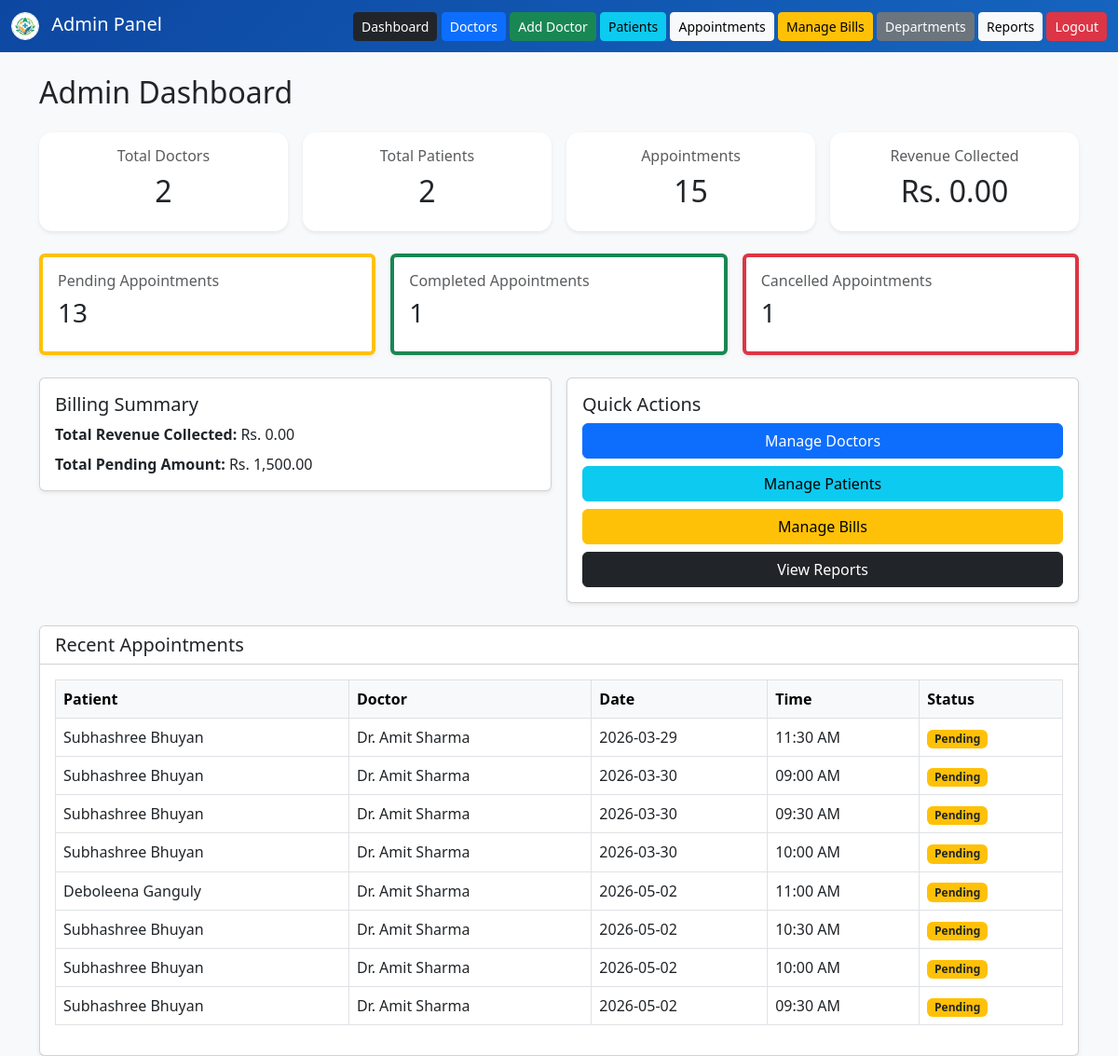
/admin/dashboard.php (signed in), run on an earlier commit of the app's database.
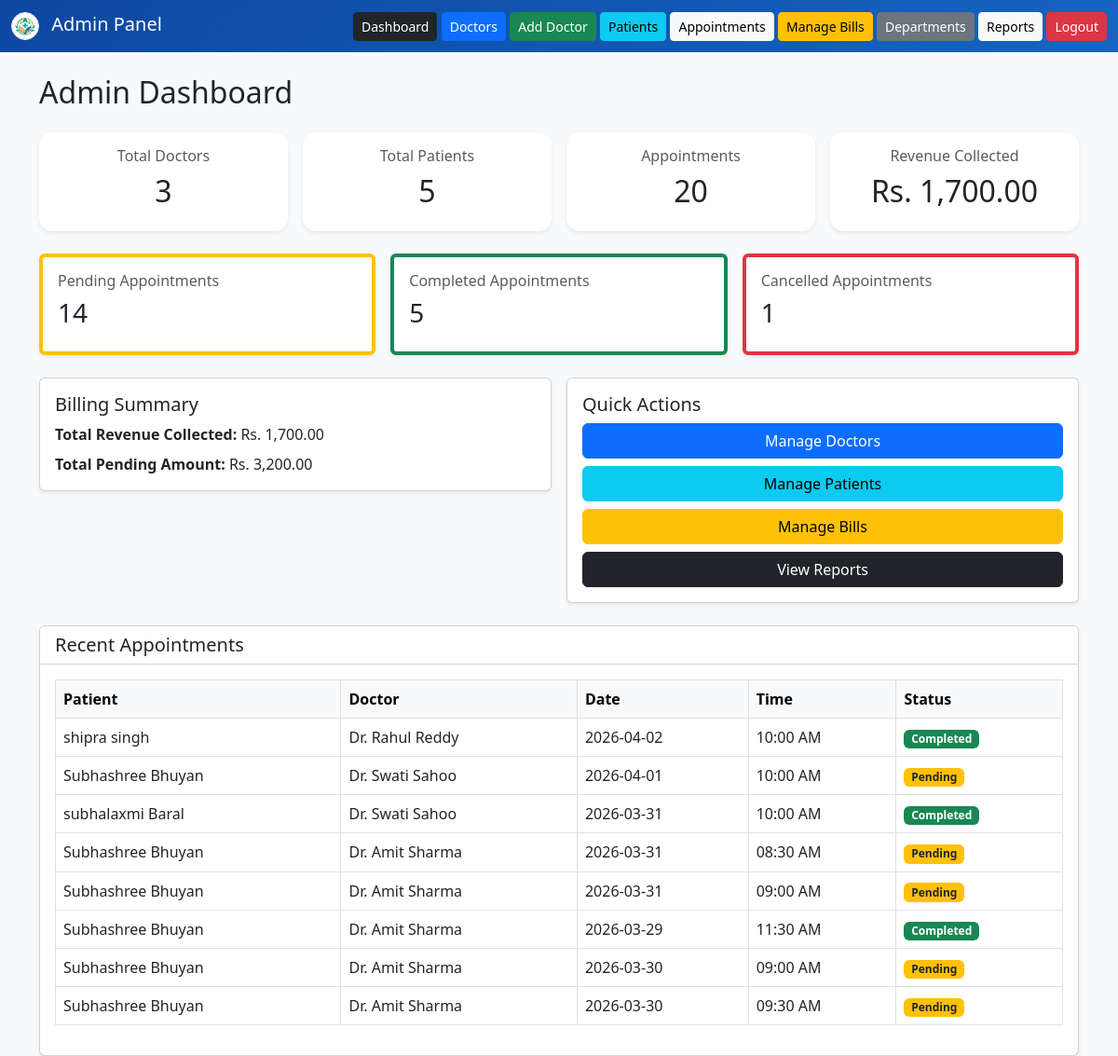
And on a later commit of the database.
### tables this page shows
CREATE TABLE `appointments` (
  `appointment_id` int(11) NOT NULL,
  `patient_id` int(11) DEFAULT NULL,
  `doctor_id` int(11) DEFAULT NULL,
  `appointment_date` date DEFAULT NULL,
  `appointment_time` time DEFAULT NULL,
  `status` enum('Pending','Completed','Cancelled') DEFAULT 'Pending',
  `created_at` timestamp NOT NULL DEFAULT current_timestamp()
);

CREATE TABLE `patients` (
  `patient_id` int(11) NOT NULL,
  `user_id` int(11) DEFAULT NULL,
  `first_name` varchar(50) DEFAULT NULL,
  `last_name` varchar(50) DEFAULT NULL,
  `gender` varchar(10) DEFAULT NULL,
  `phone` varchar(15) DEFAULT NULL,
  `address` text DEFAULT NULL,
  `created_at` timestamp NOT NULL DEFAULT current_timestamp(),
  `email` varchar(100) DEFAULT NULL,
  `password` varchar(100) DEFAULT NULL,
  `middle_name` varchar(50) DEFAULT NULL,
  `date_of_birth` date DEFAULT NULL,
  `title` enum('Mr','Mrs','Miss','Ms','Dr','Other') DEFAULT NULL
);

CREATE TABLE `doctors` (
  `doctor_id` int(11) NOT NULL,
  `user_id` int(11) DEFAULT NULL,
  `first_name` varchar(50) DEFAULT NULL,
  `last_name` varchar(50) DEFAULT NULL,
  `department_id` int(11) DEFAULT NULL,
  `phone` varchar(15) DEFAULT NULL,
  `experience` int(11) DEFAULT NULL,
  `available_days` varchar(100) DEFAULT NULL,
  `start_time` time DEFAULT NULL,
  `end_time` time DEFAULT NULL,
  `consultation_fee` decimal(10,2) DEFAULT NULL,
  `middle_name` varchar(50) DEFAULT NULL,
  `date_of_birth` date DEFAULT NULL,
  `title` enum('Mr','Mrs','Miss','Ms','Dr','Other') DEFAULT 'Dr',
  `image` varchar(255) DEFAULT NULL
);

### admin/dashboard.php (the view, shortened to what the changed rows need)
<?php
include("../config/db.php");
$doctor_count = mysqli_fetch_assoc(mysqli_query($con, "SELECT COUNT(*) AS total FROM doctors"))['total'];
$patient_count = mysqli_fetch_assoc(mysqli_query($con, "SELECT COUNT(*) AS total FROM patients"))['total'];
$appointment_count = mysqli_fetch_assoc(mysqli_query($con, "SELECT COUNT(*) AS total FROM appointments"))['total'];
$pending_count = mysqli_fetch_assoc(mysqli_query($con, "SELECT COUNT(*) AS total FROM appointments WHERE status='Pending'"))['total'];
$completed_count = mysqli_fetch_assoc(mysqli_query($con, "SELECT COUNT(*) AS total FROM appointments WHERE status='Completed'"))['total'];
$total_revenue = mysqli_fetch_assoc(mysqli_query($con, "SELECT IFNULL(SUM(paid_amount),0) AS total FROM bills"))['total'];
$total_pending = mysqli_fetch_assoc(mysqli_query($con, "SELECT IFNULL(SUM(pending_amount),0) AS total FROM bills"))['total'];
$recent_query = "SELECT a.*,
                        p.first_name AS patient_first, p.last_name AS patient_last,
                        d.first_name AS doctor_first, d.last_name AS doctor_last
                 FROM appointments a
                 LEFT JOIN patients p ON a.patient_id = p.patient_id
                 LEFT JOIN doctors d ON a.doctor_id = d.doctor_id
                 ORDER BY a.created_at DESC
                 LIMIT 8";
$recent_result = mysqli_query($con, $recent_query);
?>
<!DOCTYPE html>
<html>
<head>
<link href="https://cdn.jsdelivr.net/npm/bootstrap@5.3.0/dist/css/bootstrap.min.css" rel="stylesheet">
</head>
<body>
<div class="container mt-4">
  <h2 class="mb-4">Admin Dashboard</h2>
  <div class="row g-3 mb-4">
    <div class="col-md-3">
      <div class="card card-box shadow-sm text-center">
        <div class="card-body">
          <h6 class="text-muted">Total Doctors</h6>
          <h2><?php echo $doctor_count; ?></h2>
        </div>
      </div>
    </div>
    <div class="col-md-3">
      <div class="card card-box shadow-sm text-center">
        <div class="card-body">
          <h6 class="text-muted">Total Patients</h6>
          <h2><?php echo $patient_count; ?></h2>
        </div>
      </div>
    </div>
    <div class="col-md-3">
      <div class="card card-box shadow-sm text-center">
        <div class="card-body">
          <h6 class="text-muted">Appointments</h6>
          <h2><?php echo $appointment_count; ?></h2>
        </div>
      </div>
    </div>
    <div class="col-md-3">
      <div class="card card-box shadow-sm text-center">
        <div class="card-body">
          <h6 class="text-muted">Revenue Collected</h6>
          <h2>Rs. <?php echo number_format($total_revenue, 2); ?></h2>
        </div>
      </div>
    </div>
  </div>
  <div class="row g-3 mb-4">
    <div class="col-md-4">
      <div class="card shadow-sm border-start border-warning border-4">
        <div class="card-body">
          <h6 class="text-muted">Pending Appointments</h6>
          <h3><?php echo $pending_count; ?></h3>
        </div>
      </div>
    </div>
    <div class="col-md-4">
      <div class="card shadow-sm border-start border-success border-4">
        <div class="card-body">
          <h6 class="text-muted">Completed Appointments</h6>
          <h3><?php echo $completed_count; ?></h3>
        </div>
      </div>
    </div>
  </div>
  <div class="row g-3 mb-4">
    <div class="col-md-6">
      <div class="card shadow-sm">
        <div class="card-body">
          <h5>Billing Summary</h5>
          <p class="mb-2"><strong>Total Revenue Collected:</strong> Rs. <?php echo number_format($total_revenue, 2); ?></p>
          <p class="mb-0"><strong>Total Pending Amount:</strong> Rs. <?php echo number_format($total_pending, 2); ?></p>
        </div>
      </div>
    </div>
  </div>
  <div class="card shadow-sm">
    <div class="card-body">
      <div class="table-responsive">
        <table class="table table-bordered table-hover align-middle">
          <thead class="table-light">
            <tr>
              <th>Patient</th>
              <th>Doctor</th>
              <th>Date</th>
              <th>Time</th>
              <th>Status</th>
            </tr>
          </thead>
          <tbody>
            <?php if (mysqli_num_rows($recent_result) > 0) { ?>
              <?php while ($row = mysqli_fetch_assoc($recent_result)) { ?>
                <tr>
                  <td><?php echo $row['patient_first'] . ' ' . $row['patient_last']; ?></td>
                  <td>Dr. <?php echo $row['doctor_first'] . ' ' . $row['doctor_last']; ?></td>
                  <td><?php echo $row['appointment_date']; ?></td>
                  <td><?php echo date("h:i A", strtotime($row['appointment_time'])); ?></td>
                  <td>
                    <?php
                    if ($row['status'] == 'Completed') {
                        echo '<span class="badge bg-success">Completed</span>';
                    } elseif ($row['status'] == 'Pending') {
                        echo '<span class="badge bg-warning text-dark">Pending</span>';
                    } else {
                        echo '<span class="badge bg-danger">Cancelled</span>';
                    }
                    ?>
                  </td>
                </tr>
              <?php } ?>
            <?php } else { ?>
              <tr>
                <td colspan="5" class="text-center text-muted">No recent appointments found.</td>
              </tr>
            <?php } ?>
          </tbody>
        </table>
      </div>
    </div>
  </div>
</div>
</body>
</html>

What changed in the data, as far as the page shows it:
no longer on this page (row unchanged): appointments: patient.first_name "Subhashree", patient.last_name "Bhuyan", doctor.first_name "Amit", doctor.last_name "Sharma", appointment_date "2026-03-30", appointment_time "10:00 AM", status "Pending"
no longer on this page (row unchanged): appointments: patient.first_name "Deboleena", patient.last_name "Ganguly", doctor.first_name "Amit", doctor.last_name "Sharma", appointment_date "2026-05-02", appointment_time "11:00 AM", status "Pending"
no longer on this page (row unchanged): appointments: patient.first_name "Subhashree", patient.last_name "Bhuyan", doctor.first_name "Amit", doctor.last_name "Sharma", appointment_date "2026-05-02", appointment_time "10:30 AM", status "Pending"
no longer on this page (row unchanged): appointments: patient.first_name "Subhashree", patient.last_name "Bhuyan", doctor.first_name "Amit", doctor.last_name "Sharma", appointment_date "2026-05-02", appointment_time "10:00 AM", status "Pending"
no longer on this page (row unchanged): appointments: patient.first_name "Subhashree", patient.last_name "Bhuyan", doctor.first_name "Amit", doctor.last_name "Sharma", appointment_date "2026-05-02", appointment_time "09:30 AM", status "Pending"
added appointments: patient.first_name "shipra", patient.last_name "singh", doctor.first_name "Rahul", doctor.last_name "Reddy", appointment_date "2026-04-02", appointment_time "10:00 AM", status "Completed"
added appointments: patient.first_name "Subhashree", patient.last_name "Bhuyan", doctor.first_name "Swati", doctor.last_name "Sahoo", appointment_date "2026-04-01", appointment_time "10:00 AM", status "Pending"
added appointments: patient.first_name "subhalaxmi", patient.last_name "Baral", doctor.first_name "Swati", doctor.last_name "Sahoo", appointment_date "2026-03-31", appointment_time "10:00 AM", status "Completed"
added appointments: patient.first_name "Subhashree", patient.last_name "Bhuyan", doctor.first_name "Amit", doctor.last_name "Sharma", appointment_date "2026-03-31", appointment_time "08:30 AM", status "Pending"
added appointments: patient.first_name "Subhashree", patient.last_name "Bhuyan", doctor.first_name "Amit", doctor.last_name "Sharma", appointment_date "2026-03-31", appointment_time "09:00 AM", status "Pending"
changed appointments "11:30 AM": status "Pending" → "Completed"
Also different on the page:
$doctor_count: "2" → "3"
$patient_count: "2" → "5"
$appointment_count: "15" → "20"
$total_revenue: "0.00" → "1,700.00"
$pending_count: "13" → "14"
$completed_count: "1" → "5"
$total_pending: "1,500.00" → "3,200.00"
